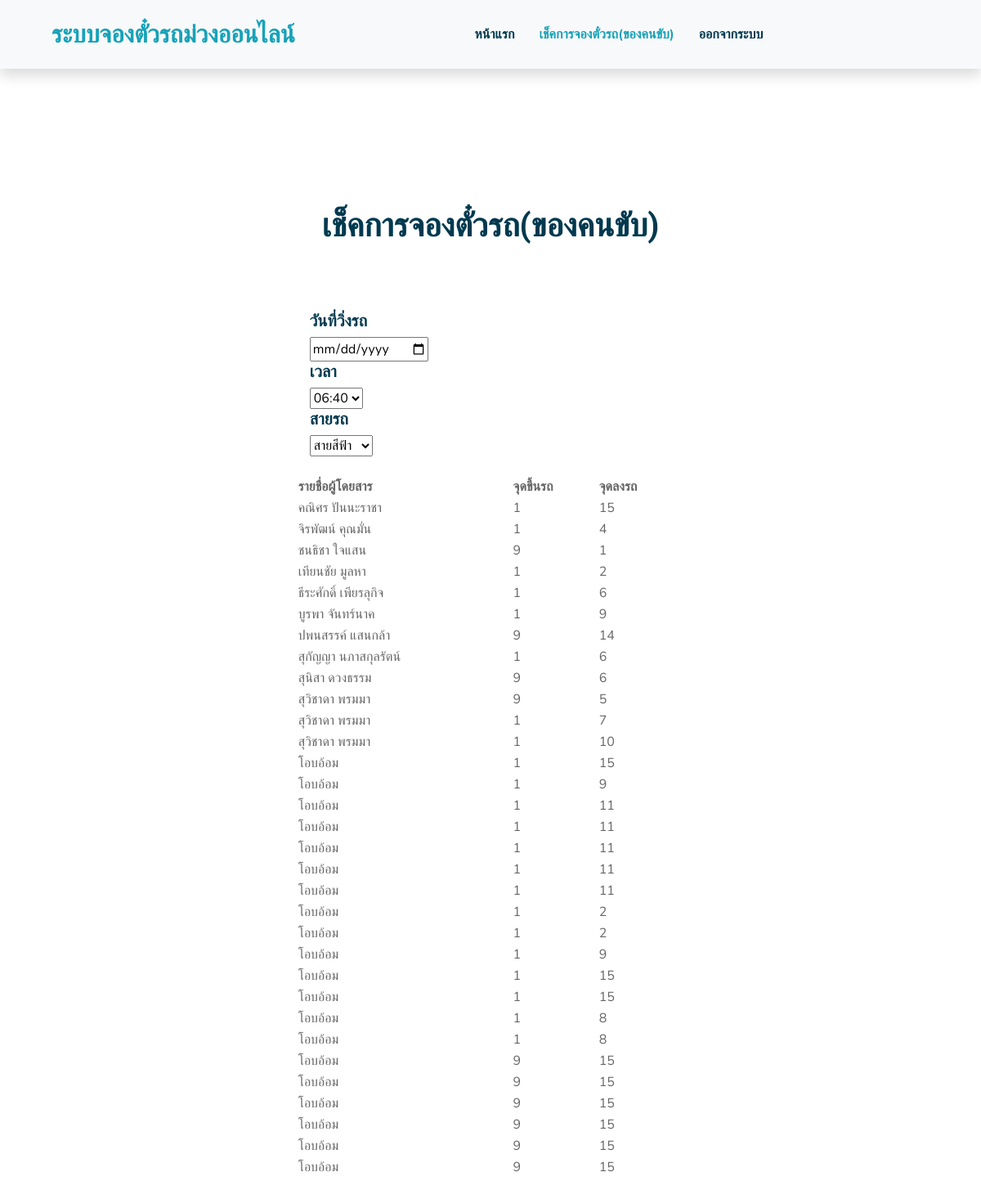
/checkTicketsforDrivers.php (signed in), run on the app's committed database.
### tables this page shows
CREATE TABLE `reserve` (
  `Passenger_ID` int(8) NOT NULL COMMENT 'รหัสผู้โดยสาร',
  `Ticket_ID` int(14) NOT NULL COMMENT 'รหัสตั๋ว',
  `bookDate` date NOT NULL COMMENT 'วันที่จอง',
  `receipt` varchar(300) NOT NULL COMMENT 'ใบเสร็จ'
);

CREATE TABLE `passenger` (
  `Passenger_ID` int(8) NOT NULL COMMENT 'รหัสผู้โดยสาร',
  `NameP` varchar(200) NOT NULL COMMENT 'ชื่อ-นามสกุล',
  `sex` varchar(10) NOT NULL COMMENT 'เพศ',
  `Date_of_Birth` date NOT NULL COMMENT 'วัน/เดือน/ปี เกิด',
  `Username` varchar(50) NOT NULL COMMENT 'ชื่อผู้ใช้',
  `PasswordP` varchar(50) NOT NULL COMMENT 'รหัสผ่าน',
  `Number_Phone` varchar(10) NOT NULL COMMENT 'เบอร์โทรศัพท์',
  `Points` int(8) NOT NULL COMMENT 'แต้มสะสม'
);

CREATE TABLE `ticket` (
  `Ticket_ID` int(14) NOT NULL COMMENT 'รหัสตั๋ว',
  `Driving_cycle_ID` int(12) NOT NULL COMMENT 'รหัสรอบรถ',
  `Ticket_Price` int(3) NOT NULL DEFAULT '35' COMMENT 'ราคาตั๋ว',
  `broding_point_id` int(3) NOT NULL COMMENT 'รหัสจุดขึ้นรถ',
  `drop_off_id` int(3) DEFAULT NULL COMMENT 'รหัสจุดลงรถ'
);

### checkTicketsforDrivers.php (the view, shortened to what this page needs)
<!DOCTYPE html>
<html lang="en">
<head>
    <link href="https://cdnjs.cloudflare.com/ajax/libs/font-awesome/5.10.0/css/all.min.css" rel="stylesheet">
    <link href="lib/flaticon/font/flaticon.css" rel="stylesheet">
    <link href="lib/owlcarousel/assets/owl.carousel.min.css" rel="stylesheet">
    <link href="lib/lightbox/css/lightbox.min.css" rel="stylesheet">
    <link href="css/style.css" rel="stylesheet">
</head>
<body>
    <div class="container-fluid bg-light position-relative shadow">
        <nav class="navbar navbar-expand-lg bg-light navbar-light py-3 py-lg-0 px-0 px-lg-5">
            <a href="" class="navbar-brand font-weight-bold text-secondary" style="font-size: 30px;">
                <span class="text-primary">ระบบจองตั๋วรถม่วงออนไลน์</span>
            </a>
            <div class="collapse navbar-collapse justify-content-between" id="navbarCollapse">
                <div class="navbar-nav font-weight-bold mx-auto py-0">
                <div class="navbar-nav font-weight-bold mx-auto py-0">
                    <a href="index1.php" class="nav-item nav-link">หน้าแรก</a>
                    <a href="checkTicketsforDrivers.php" class="nav-item nav-link active">เช็คการจองตั๋วรถ(ของคนขับ)</a>
                    <a href="logout.php" class="nav-item nav-link">ออกจากระบบ</a>
                </div>
            </div>
        </nav>
    </div>
    <div class="container-fluid py-5 ">
        <div class="container">
            <div class="row align-items-center d-flex flex-column align-items-center justify-content-center">
                <div class="col-lg-5">
                </div>
                <div class="">
                    <br>
                </div>
            </div>
        </div>
    </div>
    <br>
              <table width='100%'>
                <tr>
                    <th>รายชื่อผู้โดยสาร</th>
                    <th>จุดขึ้นรถ</th>
                    <th>จุดลงรถ</th>
                </tr>
    <div class="container-fluid pt-5">
        <div class="container">
            <div class="text-center pb-2">
                <h1 class="mb-4">เช็คการจองตั๋วรถ(ของคนขับ)</h1>
            </div>
        </div>
        <br><br>
        <h5>วันที่วิ่งรถ</h5>
        <input type="date" id="datecar">
                <h5>เวลา</h5>
                <form action="http://devtai.com/">
                    <select name="old">
                        <option value="volvo">06:40</option>
                    </select>
                    <h5>สายรถ</h5>
                <form action="http://devtai.com/">
                    <select name="old">
                        <option value="volvo">สายสีฟ้า</option>
                        </select>
                    <br><br>
                </form>
                <?php
                        include('connectdatabase.php');
                        if (!$conn) {
                            die("Connection failed: " . mysqli_connect_error());
                        } else {
                            $sql = "SELECT * FROM `reserve` inner join `ticket` on `reserve`.Ticket_ID = `ticket`.Ticket_ID inner join `passenger` on `reserve`.Passenger_ID = `passenger`.Passenger_ID ";
                            $result = mysqli_query($conn, $sql);
                            if (mysqli_num_rows($result) > 0){
                                while($row = mysqli_fetch_assoc($result)){
                                    echo "<tr>";
                                    echo "<td>";
                                    echo $row["NameP"];
                                    echo "</td>";
                                    echo "<td>";
                                    echo $row["broding_point_id"];
                                    echo "</td>";
                                    echo "<td>";
                                    echo $row["drop_off_id"];
                                    echo "</td>";
                                    echo "<td>";
                                }
                            }
                        }
                    ?>

### data on the page
reserve: Passenger_ID.NameP "คณิศร ปันนะราชา", Ticket_ID.broding_point_id "1", Ticket_ID.drop_off_id "15"
reserve: Passenger_ID.NameP "จิรพัฒน์ คุณมั่น", Ticket_ID.broding_point_id "1", Ticket_ID.drop_off_id "4"
reserve: Passenger_ID.NameP "ชนธิชา ใจแสน", Ticket_ID.broding_point_id "9", Ticket_ID.drop_off_id "1"
reserve: Passenger_ID.NameP "เทียนชัย มูลหา", Ticket_ID.broding_point_id "1", Ticket_ID.drop_off_id "2"
reserve: Passenger_ID.NameP "ธีระศักดิ์ เพียรลุกิจ", Ticket_ID.broding_point_id "1", Ticket_ID.drop_off_id "6"
reserve: Passenger_ID.NameP "บูรพา จันทร์นาค", Ticket_ID.broding_point_id "1", Ticket_ID.drop_off_id "9"
reserve: Passenger_ID.NameP "ปพนสรรค์ แสนกล้า", Ticket_ID.broding_point_id "9", Ticket_ID.drop_off_id "14"
reserve: Passenger_ID.NameP "สุกัญญา นภาสกุลรัตน์", Ticket_ID.broding_point_id "1", Ticket_ID.drop_off_id "6"
reserve: Passenger_ID.NameP "สุนิสา ดวงธรรม", Ticket_ID.broding_point_id "9", Ticket_ID.drop_off_id "6"
reserve: Passenger_ID.NameP "สุวิชาดา พรมมา", Ticket_ID.broding_point_id "9", Ticket_ID.drop_off_id "5"
reserve: Passenger_ID.NameP "สุวิชาดา พรมมา", Ticket_ID.broding_point_id "1", Ticket_ID.drop_off_id "7"
reserve: Passenger_ID.NameP "สุวิชาดา พรมมา", Ticket_ID.broding_point_id "1", Ticket_ID.drop_off_id "10"
reserve: Passenger_ID.NameP "โอบอ้อม", Ticket_ID.broding_point_id "1", Ticket_ID.drop_off_id "15"
reserve: Passenger_ID.NameP "โอบอ้อม", Ticket_ID.broding_point_id "1", Ticket_ID.drop_off_id "9"
reserve: Passenger_ID.NameP "โอบอ้อม", Ticket_ID.broding_point_id "1", Ticket_ID.drop_off_id "11"
reserve: Passenger_ID.NameP "โอบอ้อม", Ticket_ID.broding_point_id "1", Ticket_ID.drop_off_id "11"
reserve: Passenger_ID.NameP "โอบอ้อม", Ticket_ID.broding_point_id "1", Ticket_ID.drop_off_id "11"
reserve: Passenger_ID.NameP "โอบอ้อม", Ticket_ID.broding_point_id "1", Ticket_ID.drop_off_id "11"
reserve: Passenger_ID.NameP "โอบอ้อม", Ticket_ID.broding_point_id "1", Ticket_ID.drop_off_id "11"
reserve: Passenger_ID.NameP "โอบอ้อม", Ticket_ID.broding_point_id "1", Ticket_ID.drop_off_id "2"
reserve: Passenger_ID.NameP "โอบอ้อม", Ticket_ID.broding_point_id "1", Ticket_ID.drop_off_id "2"
reserve: Passenger_ID.NameP "โอบอ้อม", Ticket_ID.broding_point_id "1", Ticket_ID.drop_off_id "9"
reserve: Passenger_ID.NameP "โอบอ้อม", Ticket_ID.broding_point_id "1", Ticket_ID.drop_off_id "15"
reserve: Passenger_ID.NameP "โอบอ้อม", Ticket_ID.broding_point_id "1", Ticket_ID.drop_off_id "15"
reserve: Passenger_ID.NameP "โอบอ้อม", Ticket_ID.broding_point_id "1", Ticket_ID.drop_off_id "8"
reserve: Passenger_ID.NameP "โอบอ้อม", Ticket_ID.broding_point_id "1", Ticket_ID.drop_off_id "8"
reserve: Passenger_ID.NameP "โอบอ้อม", Ticket_ID.broding_point_id "9", Ticket_ID.drop_off_id "15"
reserve: Passenger_ID.NameP "โอบอ้อม", Ticket_ID.broding_point_id "9", Ticket_ID.drop_off_id "15"
reserve: Passenger_ID.NameP "โอบอ้อม", Ticket_ID.broding_point_id "9", Ticket_ID.drop_off_id "15"
reserve: Passenger_ID.NameP "โอบอ้อม", Ticket_ID.broding_point_id "9", Ticket_ID.drop_off_id "15"
reserve: Passenger_ID.NameP "โอบอ้อม", Ticket_ID.broding_point_id "9", Ticket_ID.drop_off_id "15"
reserve: Passenger_ID.NameP "โอบอ้อม", Ticket_ID.broding_point_id "9", Ticket_ID.drop_off_id "15"
